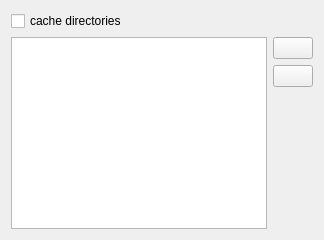
     <widget class="QWidget" name="hardDiskSearch">
      <attribute name="icon">
       <iconset resource="../resources.qrc">
        <normaloff>:/icons/resources/harddisk.png</normaloff>:/icons/resources/harddisk.png</iconset>
      </attribute>
      <attribute name="title">
       <string>Harddisk search</string>
      </attribute>
      <layout class="QVBoxLayout" name="verticalLayout_13">
       <item>
        <widget class="QCheckBox" name="cacheDirectories">
         <property name="text">
          <string>cache directories</string>
         </property>
        </widget>
       </item>
       <item>
        <layout class="QHBoxLayout" name="horizontalLayout_4">
         <item>
          <widget class="QListWidget" name="directoryList"/>
         </item>
         <item>
          <layout class="QVBoxLayout" name="verticalLayout_12">
           <item>
            <widget class="QPushButton" name="addDirectory">
             <property name="text">
              <string/>
             </property>
             <property name="icon">
              <iconset resource="../resources.qrc">
               <normaloff>:/icons/resources/filenew.png</normaloff>:/icons/resources/filenew.png</iconset>
             </property>
             <property name="iconSize">
              <size>
               <width>16</width>
               <height>16</height>
              </size>
             </property>
            </widget>
           </item>
           <item>
            <widget class="QPushButton" name="deleteDirectory">
             <property name="text">
              <string/>
             </property>
             <property name="icon">
              <iconset resource="../resources.qrc">
               <normaloff>:/icons/resources/trash-16.png</normaloff>:/icons/resources/trash-16.png</iconset>
             </property>
             <property name="iconSize">
              <size>
               <width>16</width>
               <height>16</height>
              </size>
             </property>
            </widget>
           </item>
           <item>
            <spacer name="verticalSpacer_6">
             <property name="orientation">
              <enum>Qt::Vertical</enum>
             </property>
             <property name="sizeHint" stdset="0">
              <size>
               <width>20</width>
               <height>40</height>
              </size>
             </property>
            </spacer>
           </item>
          </layout>
         </item>
        </layout>
       </item>
      </layout>
     </widget>
